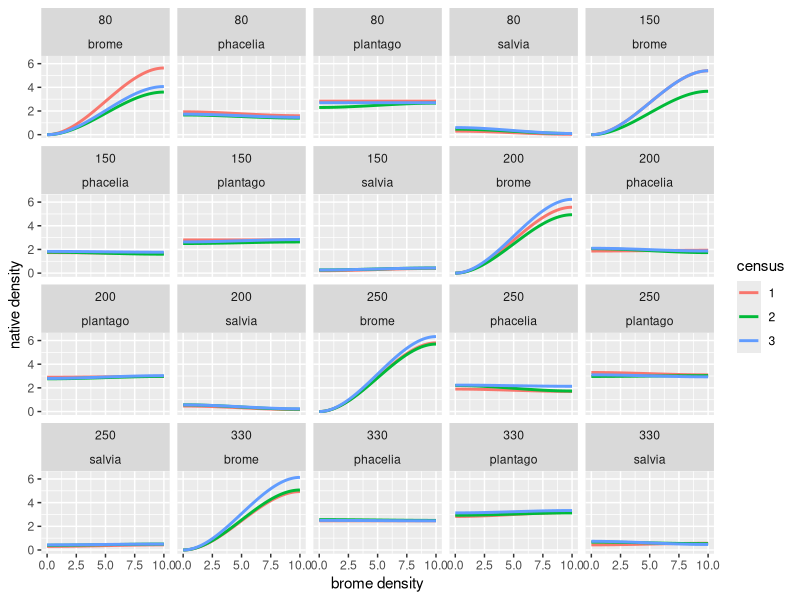
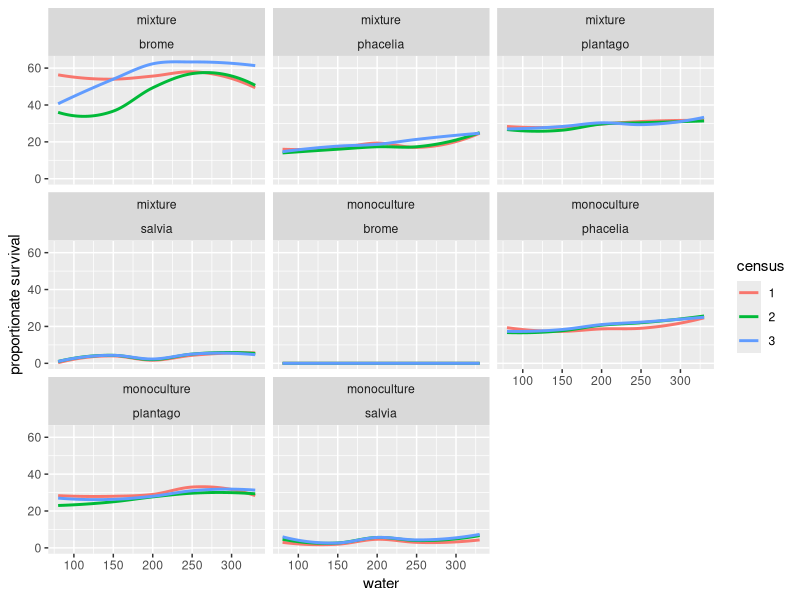

The R source for these figures, in order:
## ---- chunk 1
library(tidyverse)
data <- read_csv("data/data.csv")

#gather up
density <- data %>%
  gather(species, plant.density, 9:12) %>%
  select(census, rep, native.species, native.density, brome.density, water.treatment, species, plant.density) %>%
  mutate(seed.density = case_when(brome.density == 10 ~ 20, brome.density == 0 ~ 10), mixture = case_when(brome.density == 10 ~ "mixture", brome.density == 0 ~ "monoculture"), proportion = case_when(brome.density == 10 ~ plant.density/10*100, brome.density == 0 ~ plant.density/10*100))

#write_csv(density, "data/density.csv")

#density <- density %>%
  #mutate(proportion = plant.density/seed.density*100) need to figure this out

establishment <- density %>%
  filter(census == 2)
  
#established.density <- establishment$plant.density
#need to calculate proportion survival - from those that germinated - ie plant-plant data
final <- density %>%
  filter(census == 3) 
## ---- chunk 2
#density curves
#density dependence is only when curves are non-linear
#brome only
ggplot(density, aes(brome.density, plant.density, color = as.character(census))) +
  geom_smooth(se = FALSE) +
  facet_wrap(~water.treatment*species) +
  labs(color = "census", x = "brome density", y = "native density")

ggplot(density, aes(water.treatment, proportion, color = as.character(census))) +
  geom_smooth(se = FALSE) +
  facet_wrap(~mixture*species) +
  labs(x = "water", y = "proportionate survival", color = "census")



#PLOT ONLY BROME and ONLY NATIVES 

#ggplot(final, aes(seed.density, proportion)) +
  #geom_smooth(se = FALSE) +
  #facet_wrap(~light*brome.treatment*species) +
  #labs(color = "census", x = "seed density", y = "proportionate survival")
#then add contrasts for species
#check performance measures too
